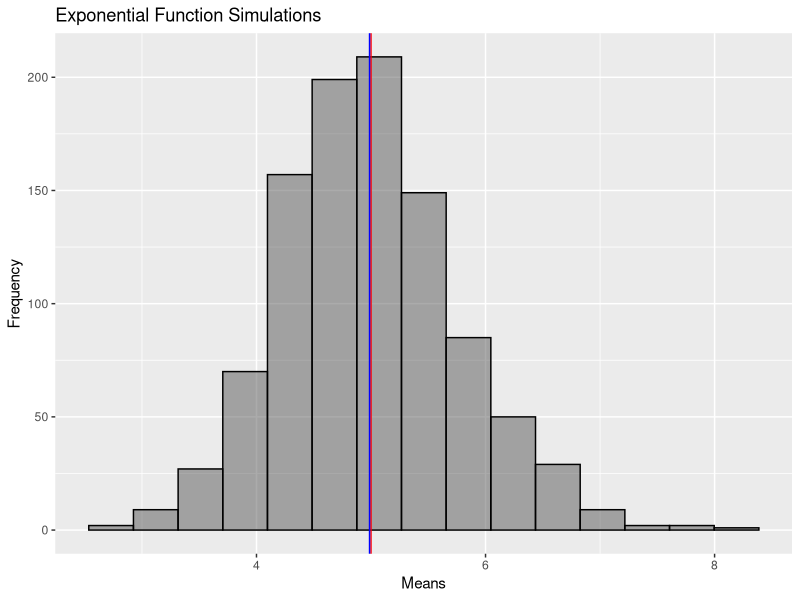
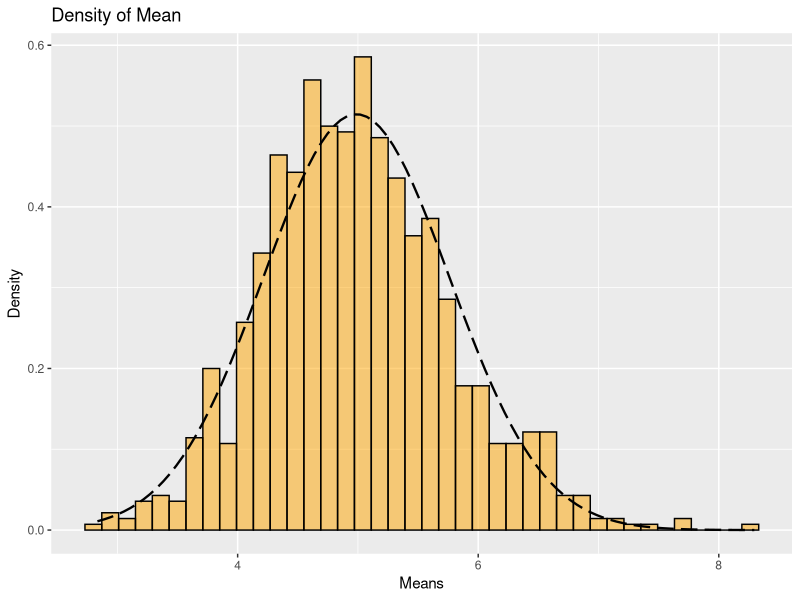
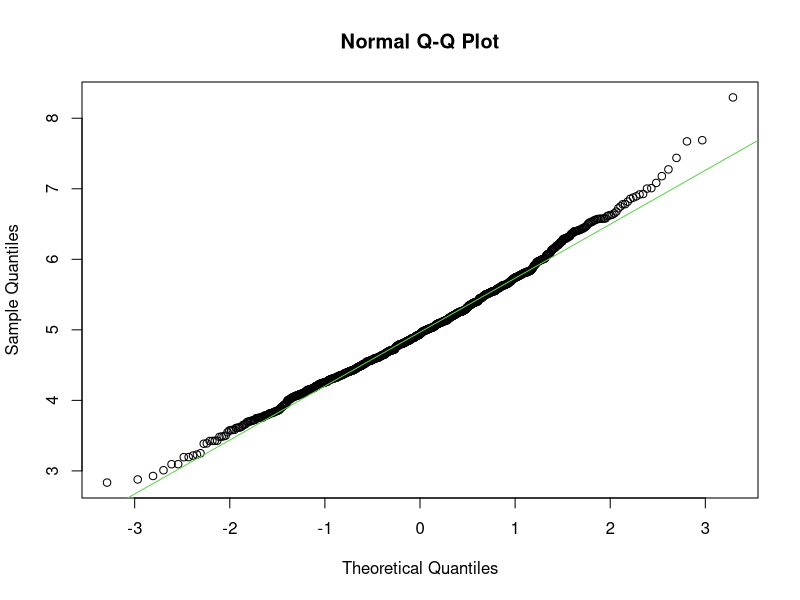

Source code (R) for these figures, in order:
# Loading libraries
      library(tidyverse)
      library(ggplot2)
      
      
# Set seed and other parameters for reproducability later
      set.seed(11)
      lambda <- 0.2
      n <- 40 

# Simulation
      sim_exp <- replicate(1000, rexp(n, lambda))
      
      
      
      # Question 1
      # Show where the distribution is centered at and compare it to the theoretical center of the distribution.
# Sample Mean versus Theoretical Mean
      each_mean <- apply(sim_exp, 2, mean)
      sam_mean <- mean(each_mean)
      sam_mean
      theory_mean <- 1/lambda
      theory_mean
      
      ## Show in figure
      ggplot() + geom_histogram(aes(x = each_mean), bins = 15, alpha = 0.5
                                , color="black") + 
            geom_vline(aes(xintercept = theory_mean),col = 'red') + 
            geom_vline(aes(xintercept = sam_mean), col = "blue") + 
            labs(x = "Means", y = "Frequency", title = "Exponential Function Simulations")
# The analytics mean is 4.993867 the theoretical mean 5. The center of 
# distribution of averages of 40 exponentials is near to the theoretical center of the distribution. 
      
# Question 2
     # Show how variable the sample is (via variance) and compare it to the theoretical variance of the distribution.
     # variance of distribution
      stan_sd_dist <- sd(each_mean)
      var_dist <- stan_sd_dist^2
      var_dist
      
      # theoretical variance of the distribution
      var_theory <- ((1/lambda)*(1/sqrt(n)))^2
      var_theory
# Question 3
      # Show that the distribution is approximately normal.
      ggplot() + geom_histogram(aes(x = each_mean, y = ..density..), bins = 40,
                                alpha = 0.5, color="black", fill = "orange") + 
            stat_function(fun = dnorm, args = list(mean = sam_mean, 
                              sd = stan_sd_dist), size = 0.8, lty = 5) +
            labs(x= "Means", y = "Density", title = "Density of Mean")
      # compare the distribution of averages of 40 exponentials to a normal distribution
      qqnorm(each_mean)
      qqline(each_mean, col = 3)      
# Due to the central limit theorem (CLT), the distribution of averages of 40 exponentials is approximately equal to a normal distribution.      